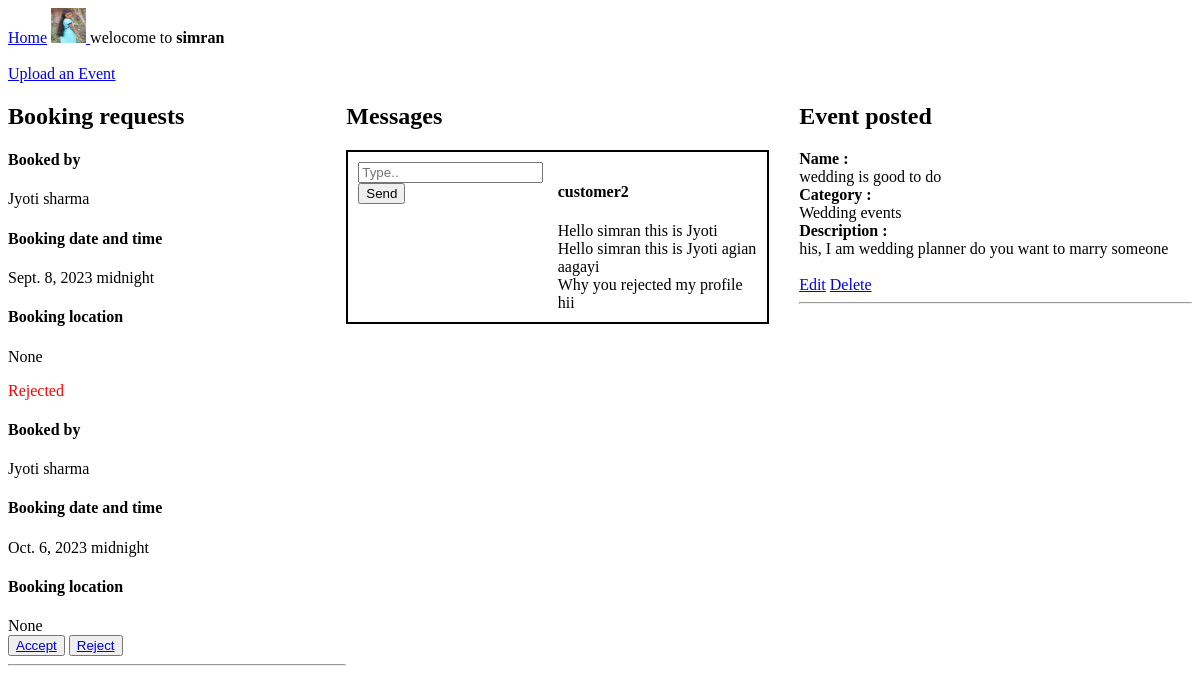
/home-E/ (signed in), run on the app's committed database.
### EventPlanner/models.py (models this page shows, shortened)
class UserProfile(models.Model):
    user = models.OneToOneField(User,on_delete=models.CASCADE)
    user_type = models.CharField(choices=user_type_choices,max_length=50)
    contact_info = models.CharField(max_length=200,blank=True,null=True,verbose_name='Contact information')
    company_name = models.CharField(max_length=50,blank=True,null=True)
    website = models.URLField(max_length=200,blank=True,null=True)
    about = models.TextField(blank=True,null=True)
    city = models.CharField(max_length=20,null=False,blank=False)
    state = models.CharField(max_length=20,null=False,blank=False)
    location = models.TextField(blank=True,null=True)
    service_offered = models.TextField(blank=True,null=True)
    profile_picture = models.ImageField(upload_to = 'images/',null=True,blank = True)
    vendor_images = models.ManyToManyField('Image', blank=True,null = True)

class Event(models.Model):
    category = models.ForeignKey(Category,on_delete=models.CASCADE)
    event_planner = models.ForeignKey(User,on_delete=models.CASCADE,null=True)
    name = models.CharField(max_length=100)
    description = models.TextField(null=True,blank=True)

class Category(models.Model):
    name = models.CharField(max_length=100)
    def __str__(self):
        return self.name

### customer/models.py (models this page shows)
class Booking(models.Model):
    user = models.ForeignKey(User,on_delete=models.CASCADE,related_name='booking_user',null=False)
    venue = models.ForeignKey(Venue, on_delete=models.CASCADE,null=True)
    vendor = models.ForeignKey(User, on_delete=models.CASCADE,null=True)
    date = models.DateField(null=True)
    time = models.TimeField(null=True)
    location = models.CharField(max_length=150,null=True,blank=True)
    booking_accepted = models.BooleanField(null=True,blank=True)

class Messages(models.Model):
    sender = models.ForeignKey(User,on_delete=models.CASCADE,null=False,blank=False)
    receiver = models.ForeignKey(User,on_delete=models.CASCADE,null=False,blank=False,related_name = 'receiver')
    message = models.TextField(null=False,blank=False)
    created=models.DateTimeField(auto_now_add = True)

### EventPlanner/views.py (the view)
# urls.py: path('home-E/',views.home),
@login_required(login_url='/login-E/')
def home(request):
    if request.user.userprofile.user_type == 'is_event_planner':
        bookings = Booking.objects.filter(vendor = request.user)
        events = Event.objects.filter(event_planner = request.user)
        received_dict,sent_dict =  Messages_display(request)
        context = {'bookings':bookings,'received_dict':received_dict,'sent_dict':sent_dict,'MessageForm':MessageForm,'events':events}
        return render(request,'EventPlanner/home.html',context)

### EventPlanner/templates/EventPlanner/home.html (shortened to what this page needs)
{% extends 'navbar.html' %}
{% block content %}
{% load static %}
<br>
<br>
<div>
    <a href="/create-event/">Upload an Event</a>
</div>
<div class="outer-grid-div">
    <div>
        <h2>Booking requests</h2>
        {% for booking in bookings %}
        <div>
            <div>
                <h4>Booked by</h4>
            </div>
            <div>{{booking.user.first_name}} {{booking.user.last_name}}</div>
            <div>
                <h4>Booking date and time</h4>
            </div>
            <div>{{booking.date}} {{booking.time}}</div>
            <div>
                <h4>Booking location</h4>
            </div>
            <div>{{booking.location}}</div>
        </div>
        {% if booking.booking_accepted is None %}
        <button><a href="/accept-booking/{{booking.id}}/accepted/">Accept</a> </button>
        <button><a href="/accept-booking/{{booking.id}}/rejected/">Reject</a></button>
        {% elif booking.booking_accepted is False %}
        <p class="rejected">Rejected</p>
        {% else %}
        <p class="accepted">Accepted</p>
        <hr>
        {% endif %}
        {% endfor %}
        <hr>
    </div>
    <div>
            <h2>Messages</h2>
        {% for sender,messages in received_dict.items %}
        <div class="gird-div">
            <div>
                <form action="/create-message/" method="POST">
                    <input type="text" name="message" placeholder="Type..">
                    <input type="submit" value="Send">
                </form>
            </div>
            <div>
                <h4>{{sender}}</h4>
                {% for message in messages %}
                <div>{{message.message}}</div>
                {% endfor %}
            </div>
        </div>
        {% endfor %}
    </div>
    <div class="event-div">
        <h2>Event posted</h2>
        {% for event in events %}
        <div><b>Name :</b></div>
        <div>{{event.name}}</div>
        <div><b>Category :</b></div>
        <div>{{event.category}}</div>
        <div><b>Description :</b></div>
        <div>{{event.description}}</div>
        <br>
        <a href="/edit-event/{{event.id}}/">Edit</a>
        <a href="/delete-event/{{event.id}}/">Delete</a>
        <hr>
        {% endfor %}
    </div>
</div>
{% endblock %}

### templates/navbar.html (shortened to what this page needs)
<!DOCTYPE html>
<html lang="en">
<head>
    {% load static %}
</head>
<body>
    {% if not request.user.is_authenticated %}
    <h5>
        <a href="/sign-up-is_customer/">Create account </a>
        <a href="/login-C/">Sign in </a>
    </h5>
    <h5>
        <a href="/sign-up-is_event_planner/">Want to become Event planner</a>
        <a href="/login-E/">Sign in </a>
    </h5>
    {% else %}
    {% if request.user.userprofile.user_type == 'is_event_planner' %}
    <a href="/home-E/">Home</a>
    {% endif %}
    {% if request.user.userprofile.user_type == 'is_event_planner' %}
        {% if request.user.userprofile.profile_picture %}
    <a href="/profile/">
            <img src="{{request.user.userprofile.profile_picture.url}}" alt="" width="35" height="35">
    </a>
        {% else %}
        <a href="/profile/">
            <img src="/static/images/No profile.jpeg" alt="" width="35" height="35">
        </a>
        {% endif %}
    {% else %}
    <a href="/profile/">Profile</a>
    {% endif %}
    {% endif %}
    {% if request.user.is_authenticated %}
    welocome to <b>{{request.user.first_name}}</b>
    {% endif %}
    {% block content %}{% endblock %}
</body>
</html>

### EventPlanner/templates/EventPlanner/home.html (style rules this page uses)
.gird-div { display: grid; grid-template-columns: 1fr 1fr; border: 2px solid #000; padding: 10px; }
.rejected { color: red; }
.outer-grid-div { display: grid; grid-template-columns: 0.8fr 1fr 1fr; }
.event-div { margin-left: 30px; }

### data on the page
Booking: user.first_name "Jyoti", user.last_name "sharma", date "Sept. 8, 2023", time "midnight", location "None", booking_accepted "Rejected"
Booking: user.first_name "Jyoti", user.last_name "sharma", date "Oct. 6, 2023", time "midnight", location "None"
Messages: message "Hello simran this is Jyoti"
Messages: message "Hello simran this is Jyoti agian aagayi"
Messages: message "Why you rejected my profile"
Messages: message "hii"
Event: name "wedding is good to do", category "Wedding events", description "his, I am wedding planner do you want to marry someone"

### other printed values
{{ request.user.first_name }} "simran"
{{ sender }} "customer2"
